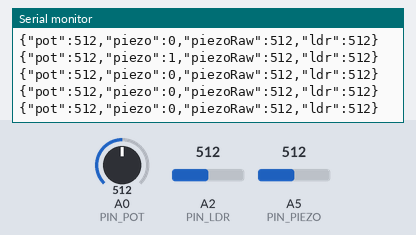
The sketch below on a simulated Arduino Uno, built with avr-gcc and run on an emulated ATmega328P. Shown: the last lines printed to the serial monitor. The inputs (shaded band) are chosen by the test bench; at power-on: A0 (PIN_POT) = 512, A2 (PIN_LDR) = 512, A5 (PIN_PIEZO) = 512.

Above: at 1.2 s.
1.3 s: A0 (PIN_POT) set to 716
At 1.31 s:
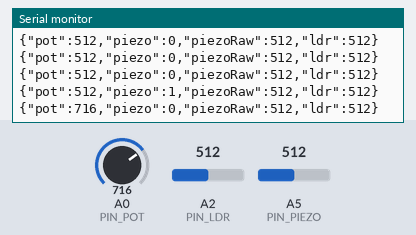
2.8 s: A2 (PIN_LDR) set to 716
At 2.81 s:
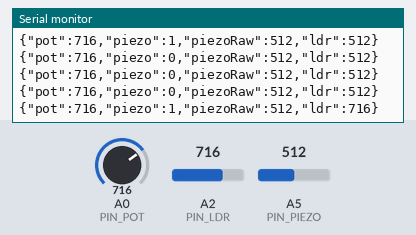
4.3 s: A5 (PIN_PIEZO) set to 716
At 4.31 s:
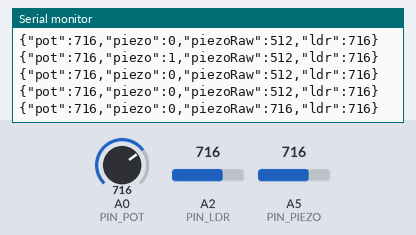
5.8 s: A0 (PIN_POT) set to 900
At 5.81 s:
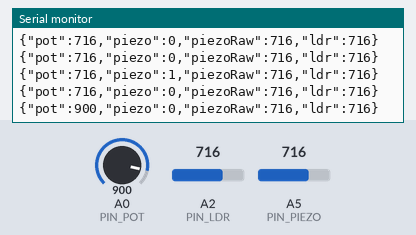
7.3 s: A2 (PIN_LDR) set to 900
At 7.31 s:
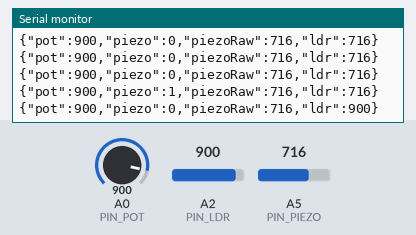
8.8 s: A5 (PIN_PIEZO) set to 900
At 8.81 s:
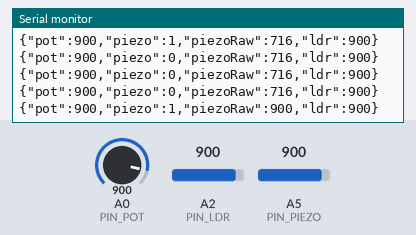
Timing chart, 0 to 11.3 s (numbered marks = the images above; inputs shaded):
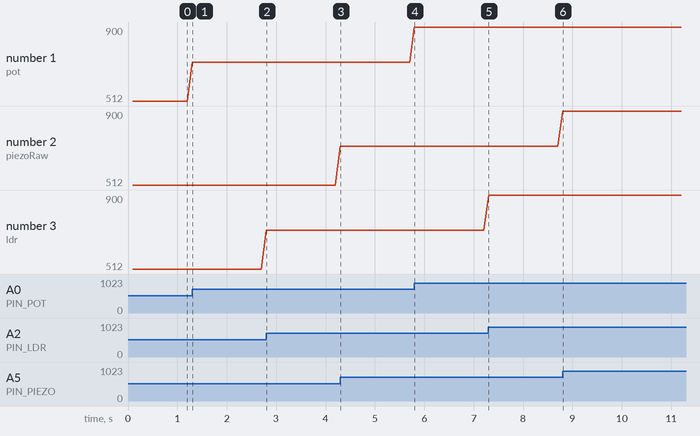

Measured:
- after the input at 1.3 s, the serial monitor: prints a new line at once (image 1)
- after the input at 2.8 s, the serial monitor: prints a new line at once (image 2)
- after the input at 4.3 s, the serial monitor: prints a new line at once (image 3)
- after the input at 5.8 s, the serial monitor: prints a new line at once (image 4)
- after the input at 7.3 s, the serial monitor: prints a new line at once (image 5)
- after the input at 8.8 s, the serial monitor: prints a new line at once (image 6)
- plotted number 1: 512 → 716 after the input at 1.3 s, 716 → 900 after the input at 5.8 s

The sketch:

echoes_of_night.ino
```cpp
const int PIN_POT   = A0;
const int PIN_LDR   = A2;
const int PIN_PIEZO = A5;


unsigned long lastPiezoHit = 0;
const unsigned long PIEZO_DEBOUNCE_MS = 300;

unsigned long lastSend = 0;
const unsigned long SEND_INTERVAL = 100;

void setup() {
  Serial.begin(9600);
  pinMode(PIN_PIEZO, INPUT);
}

void loop() {
  unsigned long now = millis();
  if (now - lastSend < SEND_INTERVAL) return;
  lastSend = now;

  int potValue = analogRead(PIN_POT);
  int ldrValue = analogRead(PIN_LDR);
  int piezoRaw = analogRead(PIN_PIEZO);

   int piezoHit = 0;
  if (piezoRaw > 1 && (now - lastPiezoHit > PIEZO_DEBOUNCE_MS)) {
    piezoHit     = 1;
    lastPiezoHit = now;
  }

  Serial.print(F("{\"pot\":"));
  Serial.print(potValue);
  Serial.print(F(",\"piezo\":"));
  Serial.print(piezoHit);
  Serial.print(F(",\"piezoRaw\":"));
  Serial.print(piezoRaw);
  Serial.print(F(",\"ldr\":"));
  Serial.print(ldrValue);
  Serial.println(F("}"));
}
```
